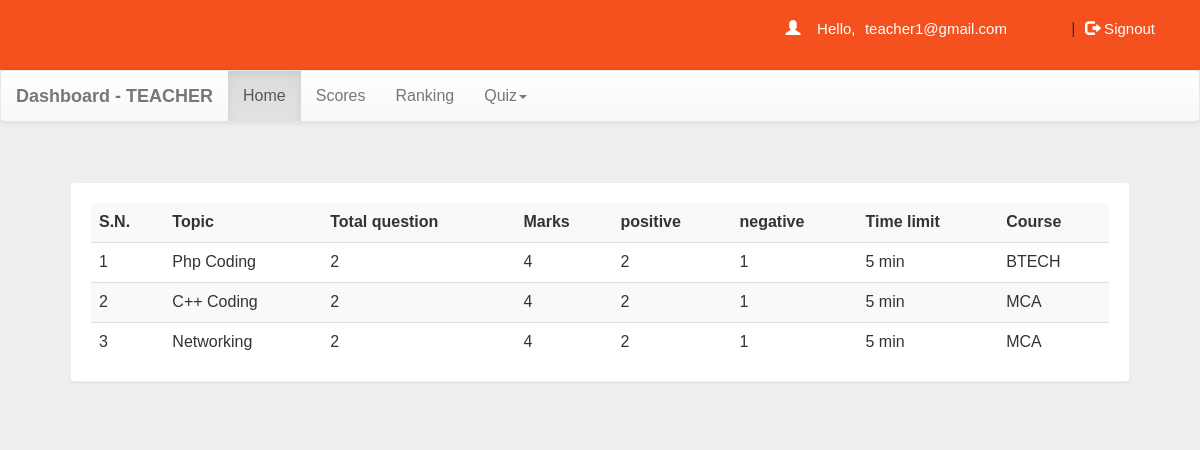
Page /dash.php?q=0 (signed in) on the committed database.
### tables this page shows
CREATE TABLE `quiz` (
    `eid` text NOT NULL,
    `title` varchar(100) NOT NULL,
    `sahi` int(11) NOT NULL,
    `wrong` int(11) NOT NULL,
    `total` int(11) NOT NULL,
    `time` bigint(20) NOT NULL,
    `intro` text NOT NULL,
    `tag` varchar(100) NOT NULL,
    `date` timestamp NOT NULL DEFAULT CURRENT_TIMESTAMP ON UPDATE CURRENT_TIMESTAMP,
    `email` varchar(50) DEFAULT NULL,
    `course` varchar(50) NOT NULL
  );

### dash.php (the view, shortened to what this page needs)
<!DOCTYPE html PUBLIC "-//W3C//DTD XHTML 1.0 Transitional//EN" "http://www.w3.org/TR/xhtml1/DTD/xhtml1-transitional.dtd">
<html xmlns="http://www.w3.org/1999/xhtml">
<head>
<link  rel="stylesheet" href="css/bootstrap.min.css"/>
 <link  rel="stylesheet" href="css/bootstrap-theme.min.css"/>
 <link rel="stylesheet" href="css/main.css">
 <link  rel="stylesheet" href="css/font.css">
</head>
<body  style="background:#eee;">
<div class="header">
<div class="row">
<?php
 include_once 'dbConnection.php';
$email=$_SESSION['email'];
  if(!(isset($_SESSION['email']))){
header("location:index.php");
}
else
{
echo '<span class="pull-right top title1" ><span class="log1"><span class="glyphicon glyphicon-user" aria-hidden="true"></span>&nbsp;&nbsp;&nbsp;&nbsp;Hello,</span> <a href="dash.php" class="log log1">'.$email.'</a>&nbsp;|&nbsp;<a href="logout.php?q=dash.php" class="log"><span class="glyphicon glyphicon-log-out" aria-hidden="true"></span>&nbsp;Signout</button></a></span>';
}?>
</div></div>
<nav class="navbar navbar-default title1">
  <div class="container-fluid">
    <div class="navbar-header">
      <a class="navbar-brand" href="dash.php?q=0"><b>Dashboard - TEACHER</b></a>
    </div>
    <div class="collapse navbar-collapse" id="bs-example-navbar-collapse-1">
      <ul class="nav navbar-nav">
        <li <?php if(@$_GET['q']==0) echo'class="active"'; ?>><a href="dash.php?q=0">Home<span class="sr-only">(current)</span></a></li>
        <li <?php if(@$_GET['q']==1) echo'class="active"'; ?>><a href="dash.php?q=1">Scores</a></li>
		<li <?php if(@$_GET['q']==2) echo'class="active"'; ?>><a href="dash.php?q=2">Ranking</a></li>
        <li class="dropdown <?php if(@$_GET['q']==4 || @$_GET['q']==5) echo'active'; ?>">
          <a href="#" class="dropdown-toggle" data-toggle="dropdown" role="button" aria-haspopup="true" aria-expanded="false">Quiz<span class="caret"></span></a>
        </li>
      </ul>
          </div>
  </div>
</nav>
<div class="container">
<div class="row">
<div class="col-md-12">
<?php if(@$_GET['q']==0) {
$result = mysqli_query($con,"SELECT * FROM quiz where email='$email' ORDER BY date DESC") or die('Error');
echo  '<div class="panel"><table class="table table-striped title1">
<tr><td><b>S.N.</b></td><td><b>Topic</b></td><td><b>Total question</b></td><td><b>Marks</b></td><td><b>positive</b></td><td><b>negative</b></td><td><b>Time limit</b></td><td><b>Course</b></td></tr>';
$c=1;
while($row = mysqli_fetch_array($result)) {
	$title = $row['title'];
	$total = $row['total'];
	$sahi = $row['sahi'];
  $wrong = $row['wrong'];
    $time = $row['time'];
	$eid = $row['eid'];
  $course = $row['course'];
$q12=mysqli_query($con,"SELECT score FROM history WHERE eid='$eid' AND email='$email'" )or die('Error98');
$rowcount=mysqli_num_rows($q12);
if($rowcount == 0){
	echo '<tr><td>'.$c++.'</td><td>'.$title.'</td><td>'.$total.'</td><td>'.$sahi*$total.'</td><td>'.$sahi.'</td><td>'.$wrong.'</td><td>'.$time.'&nbsp;min</td><td>'.$course.'</td>
	</tr>';
}
else
{
echo '<tr style="color:#99cc32"><td>'.$c++.'</td><td>'.$title.'&nbsp;<span title="This quiz is already solve by you" class="glyphicon glyphicon-ok" aria-hidden="true"></span></td><td>'.$total.'</td><td>'.$sahi*$total.'</td><td>'.$time.'&nbsp;min</td><td>'.$course.'</td>
	</tr>';
}
}
echo '</table></div>';
}
?>
</div>
</div></div>
</body>
</html>

### css/main.css (style rules this page uses)
body { overflow-x:hidden; width:100%; font-size: 12px !important; font-family: Montserrat, sans-serif; background:#eee; min-height:550px; background-attachment:fixed; }
.panel { border-color:#eee; margin:40px; padding:20px; font: 15px "Century Gothic", "Times Roman", sans-serif; }
.header { background:#f4511e; height:70px; }
.title1 { font: 16px "Century Gothic", "Times Roman", sans-serif; }
.top { margin-top:20px; }
.log1 { font: 15px 'Montserrat', sans-serif; color:#fff; margin-left:10px; }
.log { margin:10px; margin-right:60px; margin-left:5px; color:#fff; text-decoration:none; font-size:20px; font-size:15px; }

### rows in the picture
quiz: title "Php Coding", total "2", $sahi*$total "4", sahi "2", wrong "1", time "5", course "BTECH"
quiz: title "C++ Coding", total "2", $sahi*$total "4", sahi "2", wrong "1", time "5", course "MCA"
quiz: title "Networking", total "2", $sahi*$total "4", sahi "2", wrong "1", time "5", course "MCA"

### other values in the picture
$email "teacher1@gmail.com"
